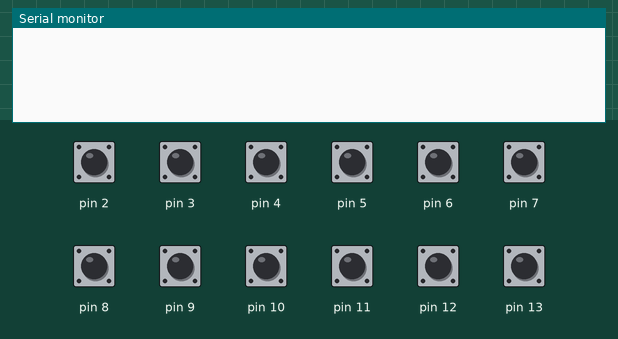
The sketch below on a simulated Arduino Uno, built with avr-gcc and run on an emulated ATmega328P. On the bench: the last lines printed to the serial monitor. Inputs (shaded band) come from the test bench; at power-on: pin 2–13 HIGH.

Above: at 1.2 s.
1.3 s: pin 2 pulled LOW for 0.15 s
At 2.2 s:
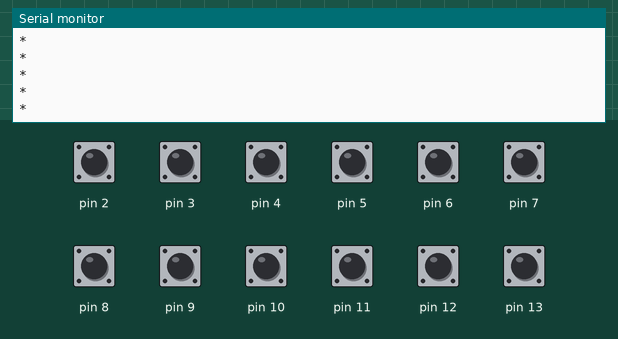
2.9 s: pin 3 pulled LOW for 0.15 s
At 3.4 s:
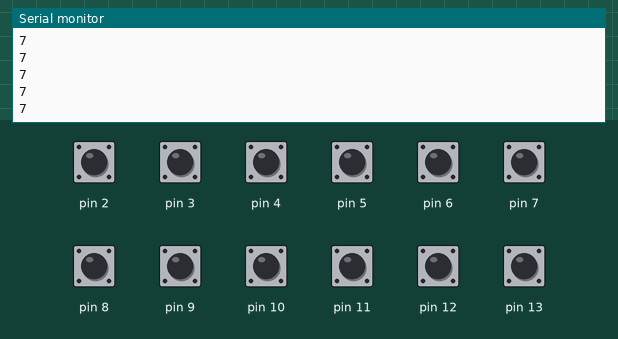
4.5 s: pin 10 pulled LOW for 0.15 s
At 5.8 s:
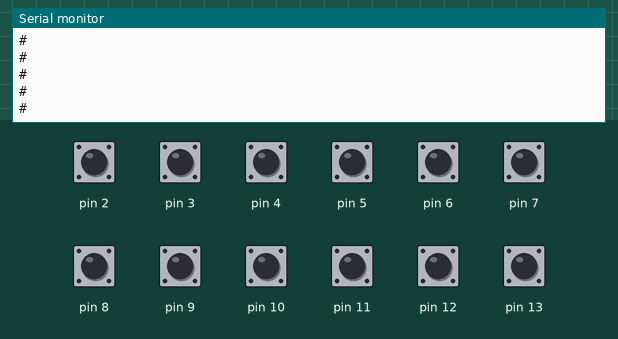
6.1 s: pin 4 pulled LOW for 0.15 s
At 7.1 s:
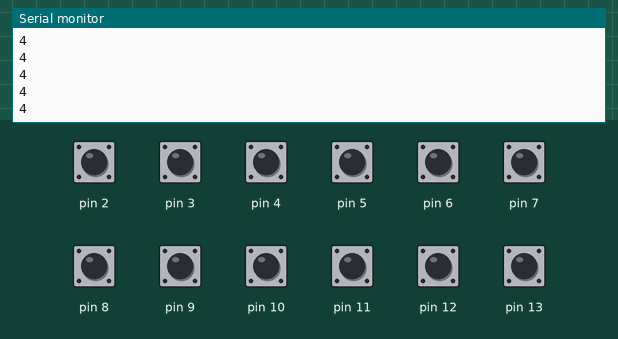
7.7 s: pin 5 pulled LOW for 0.15 s
At 8.3 s:
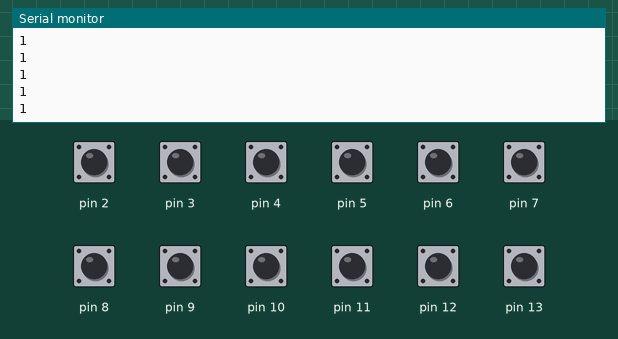
9.3 s: pin 6 pulled LOW for 0.15 s
At 10.7 s:
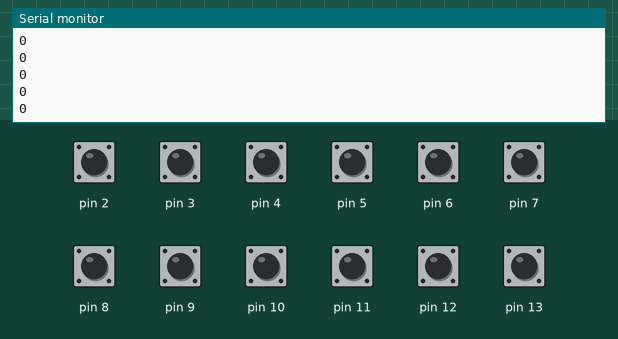
Timing chart, 0 to 11.9 s (numbered marks = the images above; inputs shaded):
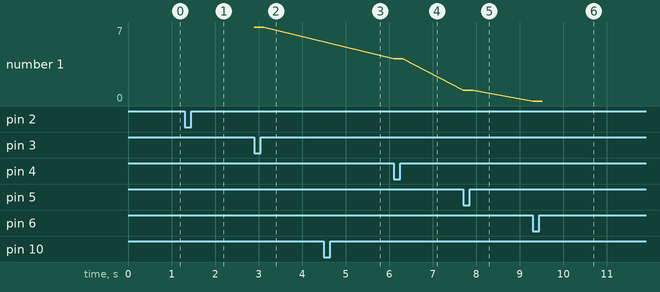

The sketch:

keypadlock.ino
```cpp
// DavidE 2/4/15
// This is my first Keypad sketch.  I am using a 12 key 13 pin common terminal
// keypad from SeeedStudio.

void setup(){
  Serial.begin(9600);
  /*
  Set pins 2-13 as inputs and enable the internal pull-up resistor
  with the INPUT_PULLUP constant.  Wire each of these pins directly
  to a unique pin on the keypad thus addressing each key.
  The common terminal is connected to ground.
  */
  pinMode(2, INPUT_PULLUP);
  pinMode(3, INPUT_PULLUP);
  pinMode(4, INPUT_PULLUP);
  pinMode(5, INPUT_PULLUP);
  pinMode(6, INPUT_PULLUP);
  pinMode(7, INPUT_PULLUP);
  pinMode(8, INPUT_PULLUP);
  pinMode(9, INPUT_PULLUP);
  pinMode(10, INPUT_PULLUP);
  pinMode(11, INPUT_PULLUP);
  pinMode(12, INPUT_PULLUP);
  pinMode(13, INPUT_PULLUP);

}

void loop(){
  // The variable names correspond to the keys on the keypad:
  int star = digitalRead(2);  // keypad pin 2
  int seven = digitalRead(3);  // keypad pin 3
  int four = digitalRead(4);  // keypad pin 4
  int one = digitalRead(5);  // keypad pin 5
  int zero = digitalRead(6);  // keypad pin 6
  int eight = digitalRead(7);  // keypad pin 7
  int five = digitalRead(8);  // keypad pin 8
  int two = digitalRead(9);  // keypad pin 9
  int pound = digitalRead(10);  // keypad pin 10
  int nine = digitalRead(11);  // keypad pin 11
  int six = digitalRead(12);  // keypad pin 12
  int three = digitalRead(13);  // keypad pin 13

  // When the digitalRead() of a pin returns 0 the corresponding
  // key label is printed via Serial.
  if(!star){ Serial.println("*"); }
  if(!seven){Serial.println(7);}
  if(!four){ Serial.println(4); }
  if(!one){ Serial.println(1); }
  if(!zero){ Serial.println(0); }
  if(!eight){ Serial.println(8); }
  if(!five){ Serial.println(5); }
  if(!two){ Serial.println(2); }
  if(!pound){ Serial.println("#"); }
  if(!nine){ Serial.println(9); }
  if(!six){ Serial.println(6); }
  if(!three){ Serial.println(3); }

}
```

Measured:
- after the input at 1.3 s, the serial monitor: prints a new line at once (image 1)
- after the input at 2.9 s, the serial monitor: prints a new line at once (image 2)
- after the input at 4.5 s, the serial monitor: prints a new line at once (image 3)
- after the input at 6.1 s, the serial monitor: prints a new line at once (image 4)
- after the input at 7.7 s, the serial monitor: prints a new line at once (image 5)
- after the input at 9.3 s, the serial monitor: prints a new line at once (image 6)
- plotted number 1: 7 → 4 after the input at 6.1 s, 4 → 1 after the input at 7.7 s, 1 → 0 after the input at 9.3 s
